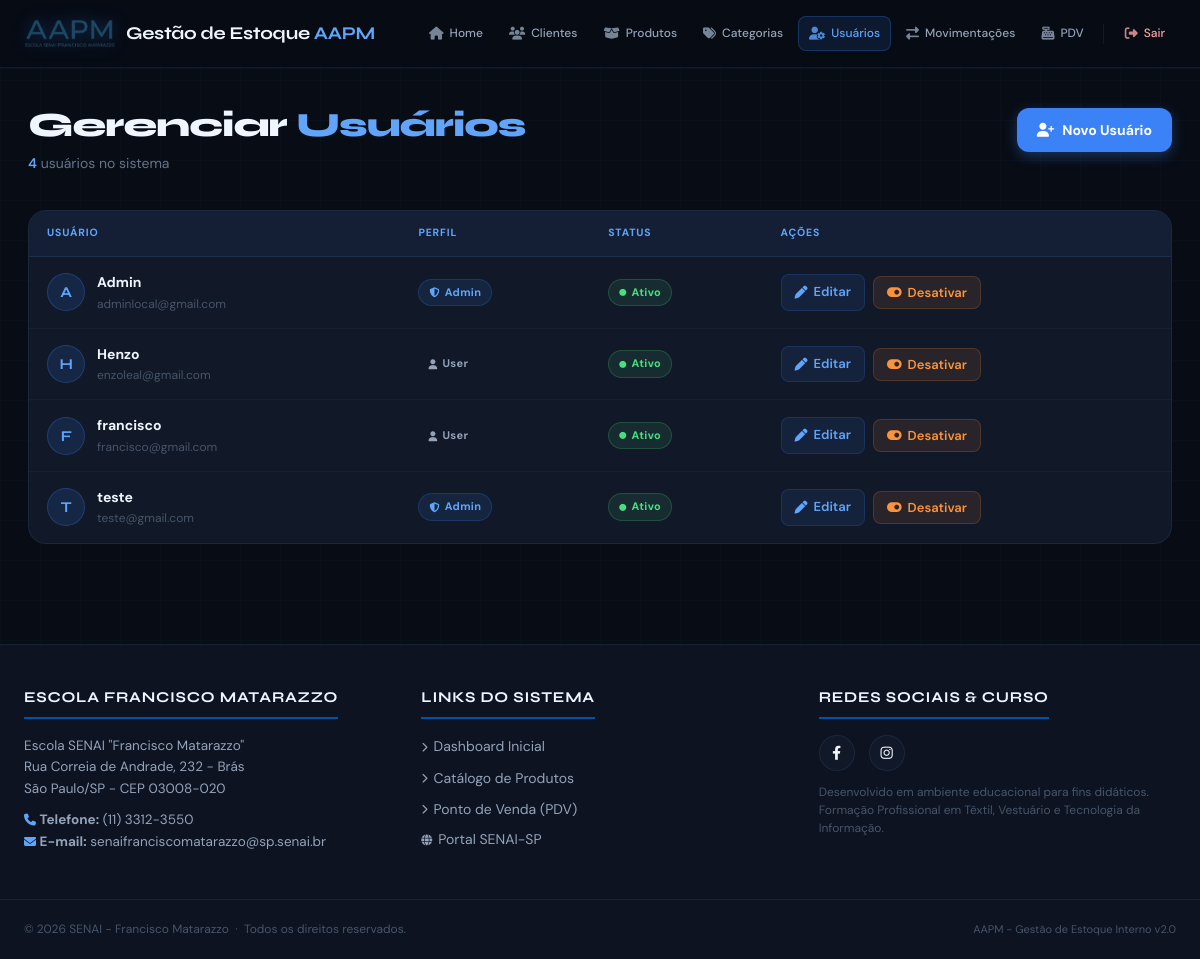
The app's page /usuarios/ (signed in), older data.
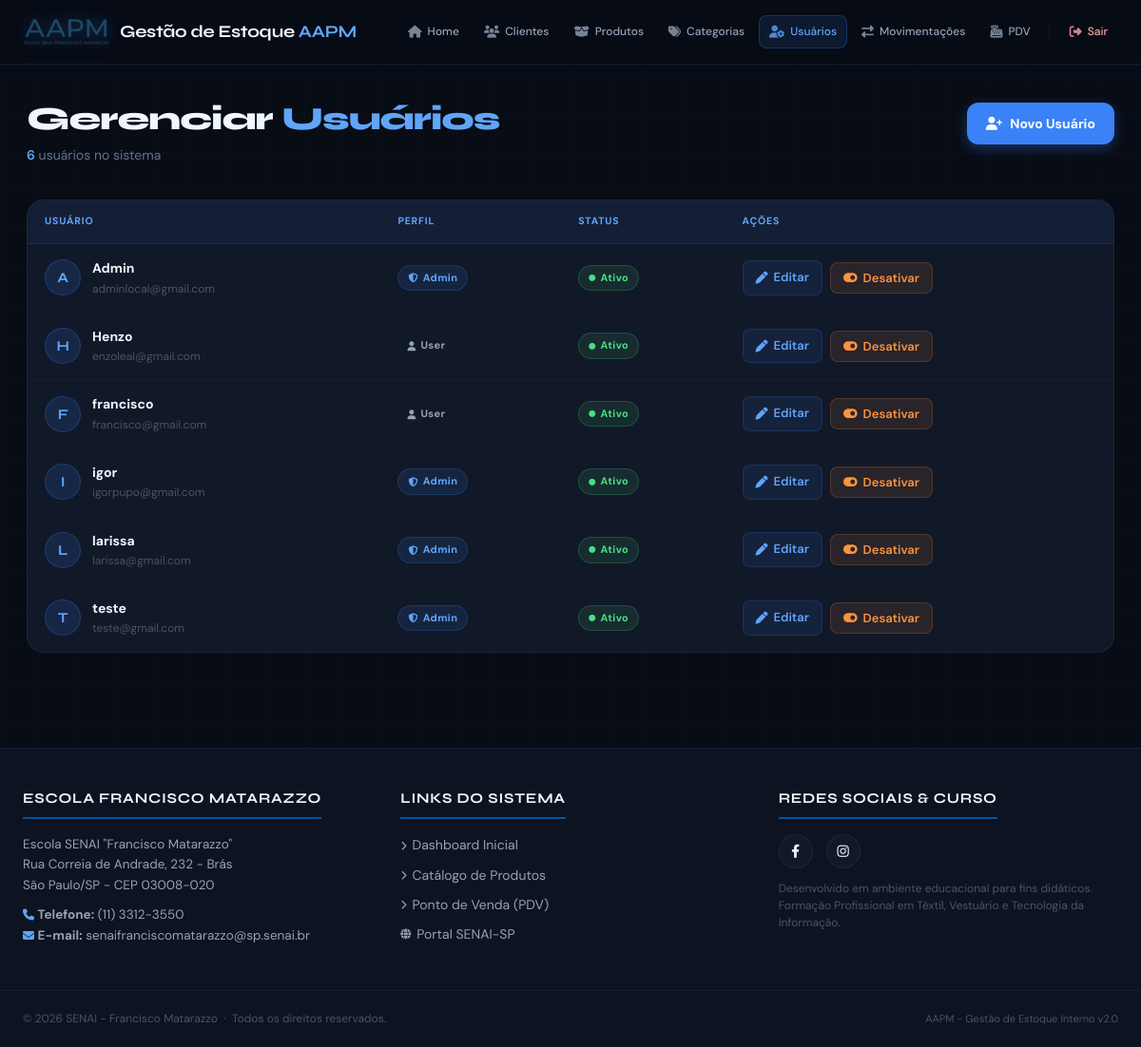
The same page, newer data.
### app/models/usuario.py (models this page shows)
class Usuario(Base):
    __tablename__ = "usuarios"
    id = Column(Integer, primary_key=True, index=True)
    nome = Column(String(255), nullable=False)
    email = Column(String(255), unique=True, nullable=False)
    senha_hash = Column(String(255), nullable=False)
    role = Column(String(20), default="user")
    ativo = Column(Boolean, default=True)
    criado_em = Column(DateTime, server_default=func.now())

### app/controllers/admin_controller.py (the view)
@router.get("/")
def listar_usuarios(
    request: Request,
    db: Session = Depends(get_db),
    admin = Depends(get_admin)
):
    usuarios = db.query(Usuario).order_by(Usuario.nome).all()
    return templates.TemplateResponse(
        request,
        "usuarios/index.html",
        {
            "request": request,
            "usuario": admin,   # ← era "admin", corrigido para "usuario"
            "usuarios": usuarios
        }
    )

### app/templates/usuarios/index.html (shortened to what this page needs)
{% extends "base.html" %}
{% block content %}
<div class="page-wrap">
  <div class="page-header">
    <div>
      <h1 class="page-title">Gerenciar <span>Usuários</span></h1>
      <p class="page-subtitle">
        <span>{{ usuarios|length }}</span> usuário{{ 's' if usuarios|length != 1 }} no sistema
      </p>
    </div>
    <a href="/usuarios/novo" class="btn-novo">
      <i class="fas fa-user-plus"></i> Novo Usuário
    </a>
  </div>
  <div class="table-wrap">
    {% if usuarios %}
    <table class="usuarios-table">
      <thead>
        <tr>
          <th>Usuário</th>
          <th>Perfil</th>
          <th>Status</th>
          <th>Ações</th>
        </tr>
      </thead>
      <tbody>
        {% for u in usuarios %}
        <tr>
          <td>
            <div class="user-cell">
              <div class="avatar">{{ u.nome[0].upper() }}</div>
              <div>
                <div class="user-name">{{ u.nome }}</div>
                <div class="user-email">{{ u.email }}</div>
              </div>
            </div>
          </td>
          <td>
            <span class="badge badge-{{ u.role }}">
              <i class="fas fa-{{ 'shield-halved' if u.role == 'admin' else 'user' }}" style="font-size:10px;"></i>
              {{ u.role | capitalize }}
            </span>
          </td>
          <td>
            <span class="badge badge-{{ 'ativo' if u.ativo else 'inativo' }}">
              <i class="fas fa-circle" style="font-size:7px;"></i>
              {{ 'Ativo' if u.ativo else 'Inativo' }}
            </span>
          </td>
          <td>
            <div class="actions">
              <a href="/usuarios/{{ u.id }}/editar" class="btn-action btn-edit">
                <i class="fas fa-pen"></i> Editar
              </a>
              <form action="/usuarios/{{ u.id }}/toggle-ativo" method="post" style="margin:0;">
                <button type="submit"
                  class="btn-action btn-toggle {{ 'ativar' if not u.ativo else '' }}"
                  title="{{ 'Ativar usuário' if not u.ativo else 'Desativar usuário' }}">
                  <i class="fas fa-{{ 'toggle-on' if u.ativo else 'toggle-off' }}"></i>
                  {{ 'Desativar' if u.ativo else 'Ativar' }}
                </button>
              </form>
            </div>
          </td>
        </tr>
        {% endfor %}
      </tbody>
    </table>
    {% endif %}
  </div>
</div>
{% endblock %}

### app/templates/base.html (shortened to what this page needs)
<!DOCTYPE html>
<html lang="pt-BR">
<head>
    <link rel="stylesheet" href="https://cdnjs.cloudflare.com/ajax/libs/font-awesome/6.4.0/css/all.min.css">
</head>
<body>
    <header>
        <div class="container">
            <div class="header-top">
                <div class="header-content">
                    <img src="/static/logo/logoAAPM-transparent.png" alt="Logo AAPM" class="logo-header">
                    <h1>Gestão de Estoque <span>AAPM</span></h1>
                </div>
                {% if usuario %}
                {% set current_path = request.url.path if request is defined else '' %}
                {% set is_home = current_path == '/' %}
                {% set is_cliente = current_path == '/cliente' or current_path.startswith('/cliente/') %}
                {% set is_produtos = current_path == '/produtos' or current_path.startswith('/produtos/') %}
                {% set is_categorias = current_path == '/categorias' or current_path.startswith('/categorias/') %}
                {% set is_usuarios = current_path == '/usuarios' or current_path.startswith('/usuarios/') %}
                {% set is_movimentacoes = current_path == '/movimentacoes' or current_path.startswith('/movimentacoes/') %}
                {% set is_pdv = current_path == '/pdv' or current_path.startswith('/pdv/') %}
                <div class="nav-buttons">
                    <a href="/" class="nav-btn {{ 'active' if is_home else '' }}" {% if is_home %}aria-current="page"{% endif %}>
                        <i class="fas fa-house"></i> Home
                    </a>
                    <a href="/cliente" class="nav-btn {{ 'active' if is_cliente else '' }}" {% if is_cliente %}aria-current="page"{% endif %}>
                        <i class="fas fa-users"></i> Clientes
                    </a>
                    <a href="/produtos" class="nav-btn {{ 'active' if is_produtos else '' }}" {% if is_produtos %}aria-current="page"{% endif %}>
                        <i class="fas fa-box-open"></i> Produtos
                    </a>
                    <a href="/categorias" class="nav-btn {{ 'active' if is_categorias else '' }}" {% if is_categorias %}aria-current="page"{% endif %}>
                        <i class="fas fa-tags"></i> Categorias
                    </a>
                    <a href="/usuarios" class="nav-btn {{ 'active' if is_usuarios else '' }}" {% if is_usuarios %}aria-current="page"{% endif %}>
                        <i class="fas fa-user-gear"></i> Usuários
                    </a>
                    <a href="/movimentacoes" class="nav-btn {{ 'active' if is_movimentacoes else '' }}" {% if is_movimentacoes %}aria-current="page"{% endif %}>
                        <i class="fas fa-exchange-alt"></i> Movimentações
                    </a>
                    <a href="/pdv" class="nav-btn {{ 'active' if is_pdv else '' }}" {% if is_pdv %}aria-current="page"{% endif %}>
                        <i class="fas fa-cash-register"></i> PDV
                    </a>
                    <a href="/auth/logout" class="nav-btn logout">
                        <i class="fas fa-right-from-bracket"></i> Sair
                    </a>
                </div>
                {% endif %}
            </div>
        </div>
    </header>
    <main>
        {% block content %}{% endblock %}
    </main>
    <footer>
        <div class="footer-grid">
            <div class="footer-col">
                <h3>Escola Francisco Matarazzo</h3>
                <p style="margin-bottom: 10px;">
                    Escola SENAI "Francisco Matarazzo"<br>
                    Rua Correia de Andrade, 232 - Brás<br>
                    São Paulo/SP - CEP 03008-020
                </p>
                <p>
                    <i class="fas fa-phone" style="font-size: 12px; color: var(--accent-light);"></i> <strong>Telefone:</strong> (11) 3312-3550<br>
                    <i class="fas fa-envelope" style="font-size: 12px; color: var(--accent-light);"></i> <strong>E-mail:</strong> senaifranciscomatarazzo@sp.senai.br
                </p>
            </div>
            <div class="footer-col">
                <h3>Links do Sistema</h3>
                <ul>
                    <li><a href="/"><i class="fas fa-chevron-right" style="font-size: 10px;"></i> Dashboard Inicial</a></li>
                    <li><a href="/produtos"><i class="fas fa-chevron-right" style="font-size: 10px;"></i> Catálogo de Produtos</a></li>
                    <li><a href="/pdv"><i class="fas fa-chevron-right" style="font-size: 10px;"></i> Ponto de Venda (PDV)</a></li>
                    <li><a href="https://sp.senai.br" target="_blank"><i class="fas fa-globe" style="font-size: 11px;"></i> Portal SENAI-SP</a></li>
                </ul>
            </div>
            <div class="footer-col">
                <h3>Redes Sociais & Curso</h3>
                <div class="social-links">
                    <a href="https://www.facebook.com/senaifranciscomatarazzo" target="_blank" title="Facebook SENAI"><i class="fab fa-facebook-f"></i></a>
                    <a href="https://www.instagram.com/senaibras" target="_blank" title="Instagram SENAI"><i class="fab fa-instagram"></i></a>
                </div>
                <p style="font-size: 12px; color: var(--text-muted); line-height: 1.5;">
                    Desenvolvido em ambiente educacional para fins didáticos. Formação Profissional em Têxtil, Vestuário e Tecnologia da Informação.
                </p>
            </div>
        </div>
        <div class="footer-bottom">
            <div class="footer-bottom-container">
                <p>&copy; 2026 SENAI - Francisco Matarazzo &nbsp;·&nbsp; Todos os direitos reservados.</p>
                <p style="color: var(--text-muted); font-size: 11px;">AAPM - Gestão de Estoque Interno v2.0</p>
            </div>
        </div>
    </footer>
</body>
</html>

### app/templates/usuarios/index.html (style rules this page uses)
.page-wrap { max-width: 1280px; margin: 40px auto; padding: 0 28px; }
.page-header { display: flex; justify-content: space-between; align-items: flex-start; margin-bottom: 36px; animation: fadeUp 0.4s ease both; flex-wrap: wrap; gap: 16px; }
.page-title { font-family: 'Syne', sans-serif; font-size: 34px; font-weight: 800; letter-spacing: -1px; margin: 0; color: #f0f6ff; line-height: 1; }
.page-title span { color: #60a5fa; }
.page-subtitle { color: #64748b; font-size: 14px; margin: 10px 0 0 0; font-family: 'DM Sans', sans-serif; }
.page-subtitle span { color: #60a5fa; font-weight: 600; }
.btn-novo { background: var(--accent); color: white; padding: 11px 20px; border-radius: var(--radius); text-decoration: none; font-weight: 700; font-size: 14px; display: inline-flex; align-items: center; gap: 8px; transition: all var(--transition); box-shadow: 0 4px 14px var(--accent-glow); font-family: 'DM Sans', sans-serif; border: none; cursor: pointer; white-space: nowrap; align-self: flex-start; }
.table-wrap { background: var(--bg-card); border: 1px solid var(--border); border-radius: var(--radius-lg); overflow: hidden; animation: fadeUp 0.4s ease both; animation-delay: 0.1s; }
.usuarios-table { width: 100%; border-collapse: collapse; margin: 0; background: transparent; border: none; border-radius: 0; }
.usuarios-table thead th { background: rgba(59,130,246,0.07); color: var(--accent-light); padding: 14px 18px; font-size: 10.5px; font-weight: 700; text-transform: uppercase; letter-spacing: 0.08em; border-bottom: 1px solid var(--border); font-family: 'DM Sans', sans-serif; }
.usuarios-table tbody tr { border-bottom: 1px solid rgba(99,179,237,0.05); transition: background var(--transition); }
.usuarios-table tbody tr:last-child { border-bottom: none; }
.usuarios-table td { padding: 14px 18px; font-size: 14px; color: var(--text-secondary); vertical-align: middle; border-bottom: none; font-family: 'DM Sans', sans-serif; }
.user-cell { display: flex; align-items: center; gap: 12px; }
.avatar { width: 38px; height: 38px; border-radius: 50%; background: rgba(59,130,246,0.15); border: 1px solid rgba(59,130,246,0.25); color: #60a5fa; font-family: 'Syne', sans-serif; font-weight: 700; font-size: 15px; display: flex; align-items: center; justify-content: center; flex-shrink: 0; letter-spacing: -0.5px; }
.user-name { font-weight: 700; color: var(--text-primary); font-size: 14px; }
.user-email { font-size: 12px; color: var(--text-muted); margin-top: 1px; }
.badge { display: inline-flex; align-items: center; gap: 5px; padding: 4px 10px; border-radius: 20px; font-size: 11px; font-weight: 700; font-family: 'DM Sans', sans-serif; letter-spacing: 0.03em; }
.badge-admin { background: rgba(59,130,246,0.12); color: #60a5fa; border: 1px solid rgba(59,130,246,0.2); }
.badge-ativo { background: rgba(74,222,128,0.1); color: #4ade80; border: 1px solid rgba(74,222,128,0.2); }
.actions { display: flex; gap: 8px; flex-wrap: wrap; align-items: center; }
.btn-action { padding: 7px 13px; border-radius: 8px; font-size: 13px; font-weight: 600; text-decoration: none; border: 1px solid transparent; cursor: pointer; display: inline-flex; align-items: center; gap: 6px; transition: all var(--transition); font-family: 'DM Sans', sans-serif; }
.btn-edit { background: rgba(59,130,246,0.1); color: #60a5fa; border-color: rgba(59,130,246,0.18); }
.btn-toggle { background: rgba(251,146,60,0.1); color: #fb923c; border-color: rgba(251,146,60,0.18); }

Row changes from the older to the newer data that the page shows:
added Usuario: nome "I", nome "igor", email "igorpupo@gmail.com", role "Admin", ativo "Ativo", ativo "Desativar"
added Usuario: nome "L", nome "larissa", email "larissa@gmail.com", role "Admin", ativo "Ativo", ativo "Desativar"
Text that changed along with them:
{{ usuarios|length }}: "4" → "6"
